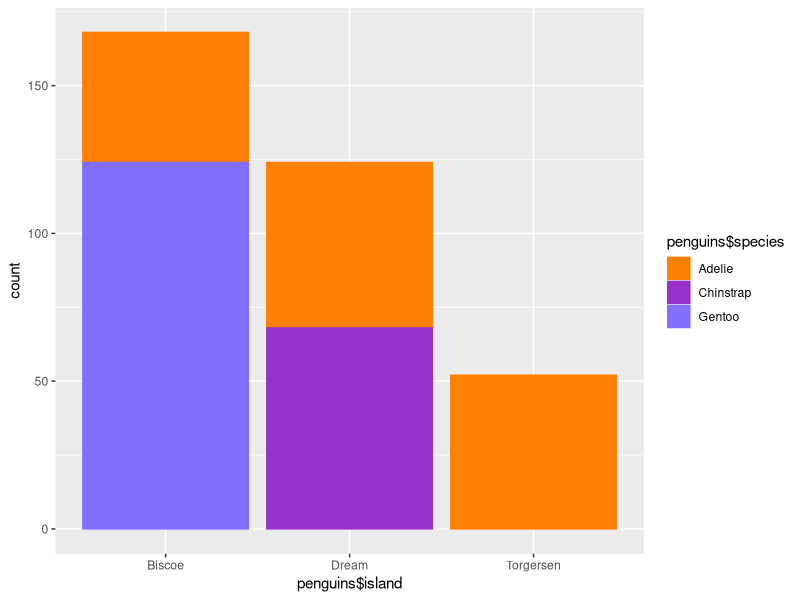
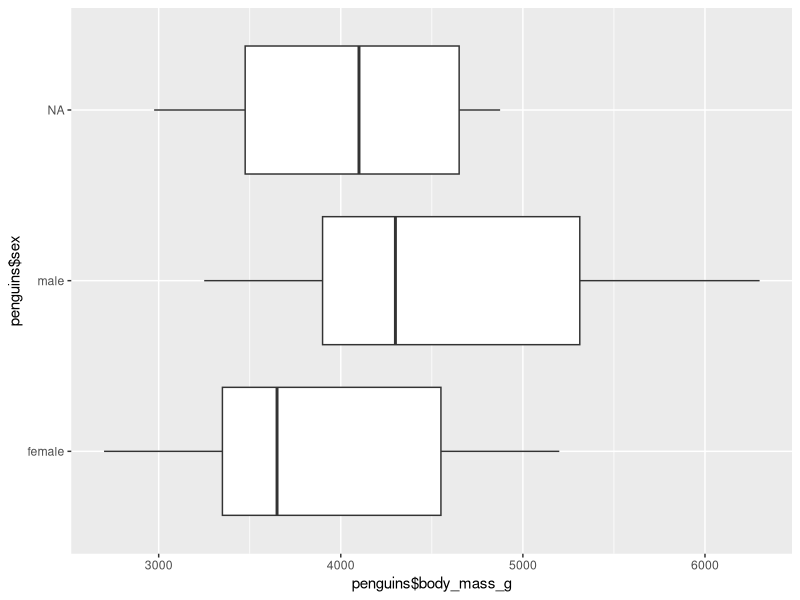
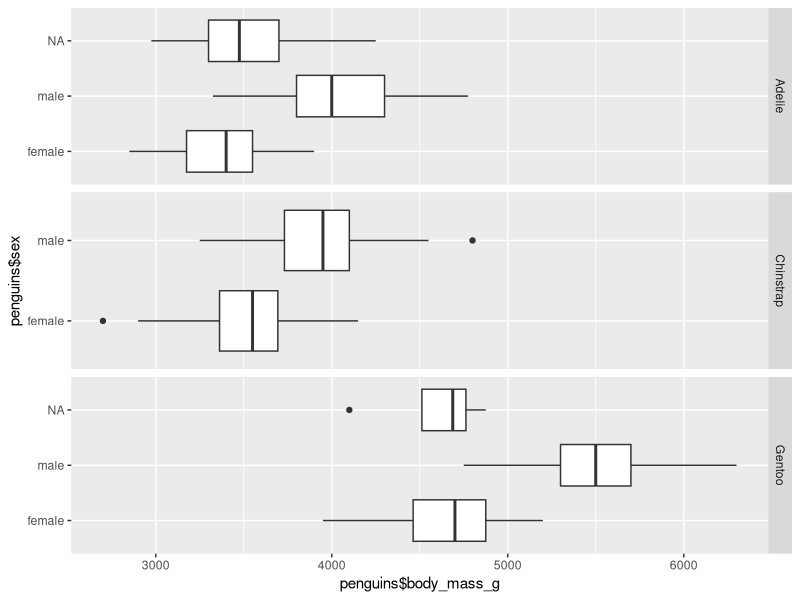
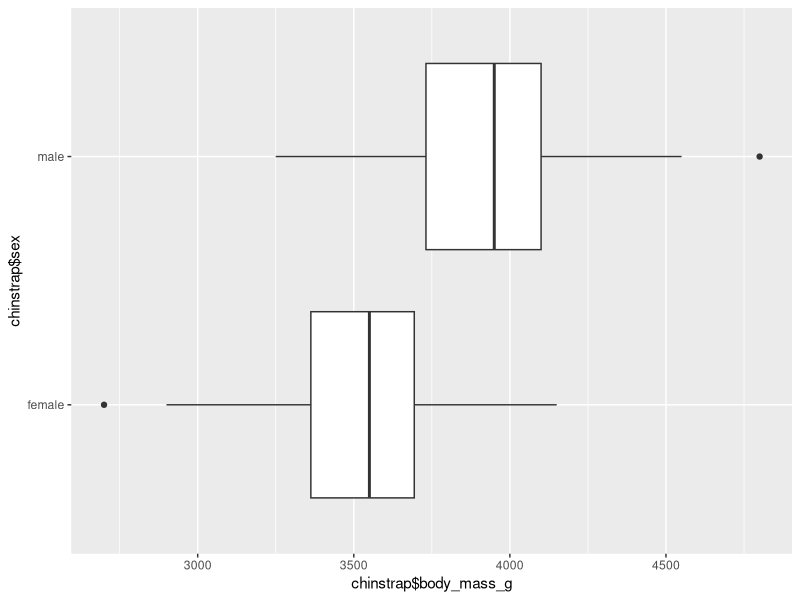
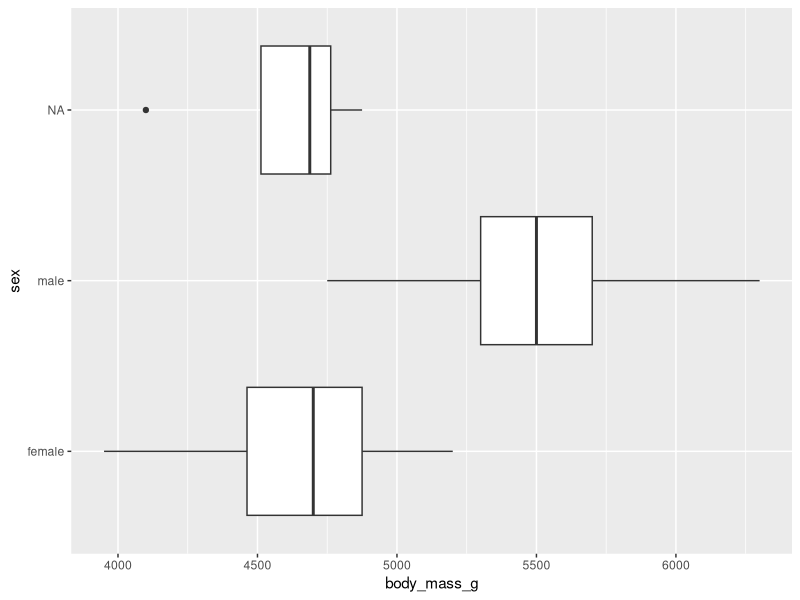
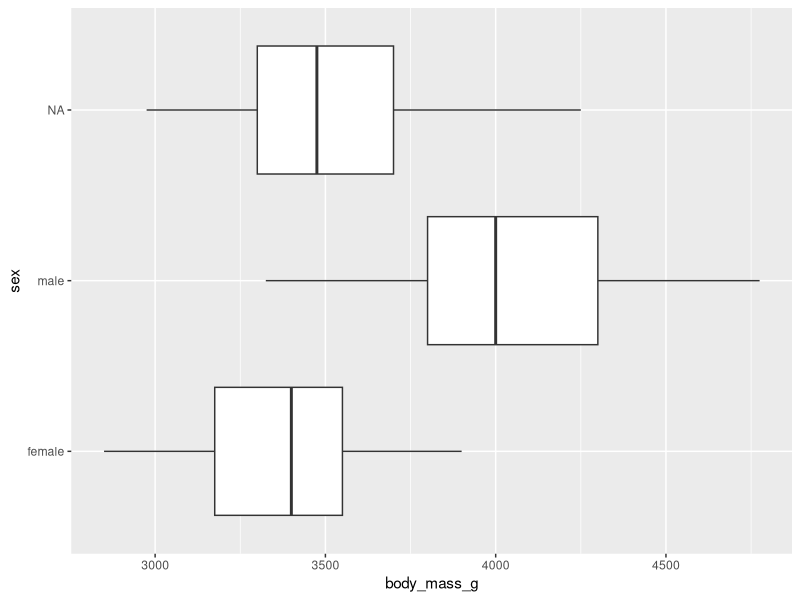
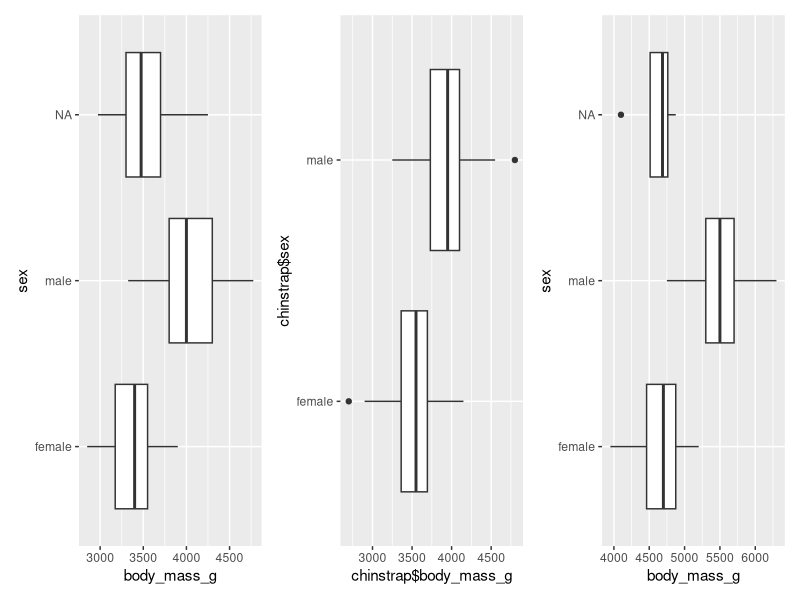
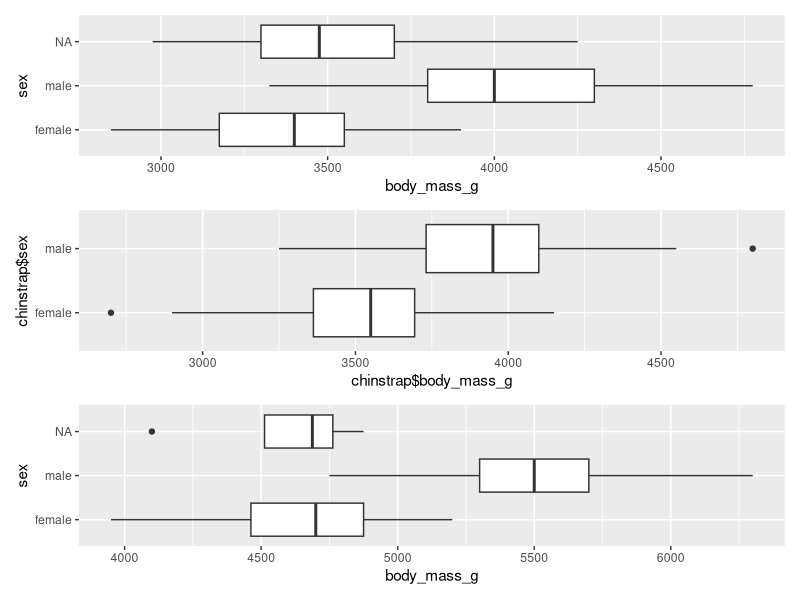

Generate these figures, in order, with R:
## ---- chunk 1
knitr::opts_chunk$set(echo = TRUE)
## ---- chunk 2
install.packages("palmerpenguins")
## ---- chunk 3
install.packages("tidyverse")
## ---- chunk 4
install.packages("patchwork")
## ---- chunk 5
library(palmerpenguins)
data(package = 'palmerpenguins')
library(tidyverse)
library(ggplot2)
library(patchwork)
## ---- chunk 6
str(penguins)
head(penguins)
colnames(penguins)
## ---- chunk 7
dim(penguins)
## ---- chunk 8
table(penguins$species, penguins$sex, exclude = NULL)
## ---- chunk 9
penguins_bill_length <- penguins %>% 
  select(-c(species,island,bill_depth_mm,flipper_length_mm,body_mass_g,sex,year)) %>% 
  glimpse()
summary(penguins_bill_length)
sd(penguins$bill_length_mm, na.rm = TRUE)
## ---- chunk 10
penguins_bill_depth <- penguins %>% 
  select(-c(species,island,bill_length_mm,flipper_length_mm,body_mass_g,sex,year)) %>% 
  glimpse()
summary(penguins_bill_depth)
sd(penguins$bill_depth_mm, na.rm = TRUE)
## ---- chunk 11
penguins_flipper_length <- penguins %>% 
  select(-c(species,island,bill_length_mm,bill_depth_mm,body_mass_g,sex,year)) %>% 
  glimpse()
summary(penguins_flipper_length)
sd(penguins$flipper_length_mm, na.rm = TRUE)
## ---- chunk 12
penguins_body_mass_g <- penguins %>% 
  select(-c(species,island,bill_length_mm,flipper_length_mm,bill_depth_mm,sex,year)) %>% 
  glimpse()
summary(penguins_body_mass_g)
sd(penguins$body_mass_g, na.rm = TRUE)
## ---- chunk 13
d <- ggplot(data = penguins, aes(penguins$island, color = penguins$species, fill = penguins$species)) + 
  geom_bar() +
  scale_color_manual(values = c("darkorange1", "darkorchid", "slateblue1" )) + 
  scale_fill_manual(values = c("darkorange1", "darkorchid", "slateblue1"  ))
d
## ---- chunk 14
especies <- penguins %>% 
  group_by(species)
especies
plot_especies <- ggplot(data = especies) + 
  geom_boxplot(aes(penguins$body_mass_g, penguins$sex))
plot_especies

plot_especies +
  facet_grid(rows = vars(penguins$species), scales = "free")

## ---- chunk 15
chinstrap <- penguins[penguins$"species"%in%"Chinstrap",]
dim(chinstrap)

plot_chinstrap <- ggplot(data = chinstrap) + 
  geom_boxplot(aes(chinstrap$body_mass_g, chinstrap$sex))
plot_chinstrap

gentoo <- penguins[penguins$"species"%in%"Gentoo",]
dim(gentoo)

plot_gentoo <- ggplot(data = gentoo) + 
  geom_boxplot(aes(body_mass_g, sex))
plot_gentoo

adelie <- penguins[penguins$"species"%in%"Adelie",]
dim(adelie)

plot_adelie <- ggplot(data = adelie) + 
  geom_boxplot(aes(body_mass_g, sex))
plot_adelie

## ---- chunk 16
library(patchwork)
plot_adelie + plot_chinstrap + plot_gentoo
plot_adelie / plot_chinstrap / plot_gentoo

